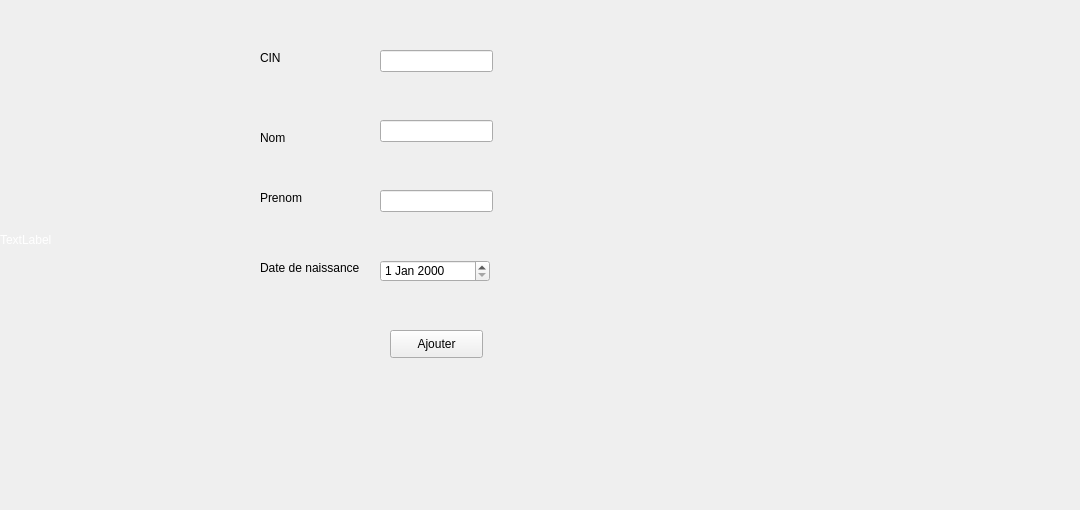
        <widget class="QWidget" name="tab_13">
         <attribute name="title">
          <string>Ajouter</string>
         </attribute>
         <widget class="QLineEdit" name="Cin_agent">
          <property name="geometry">
           <rect>
            <x>380</x>
            <y>50</y>
            <width>113</width>
            <height>22</height>
           </rect>
          </property>
          <property name="styleSheet">
           <string notr="true">QPushButton
{
background:qlineargradient(spread:pad, x1:0, y1:0, x2:1, y2:1, stop:0 rgba(176, 229, 153, 255), stop:1 rgba(255, 255, 255, 255));
}
QPushButton:hover
{
background:qlineargradient(spread:pad, x1:0, y1:0, x2:1, y2:1, stop:0 rgba(115, 137, 206, 255), stop:1 rgba(255, 255, 255, 255));
}</string>
          </property>
         </widget>
         <widget class="QLineEdit" name="Nom_agent">
          <property name="geometry">
           <rect>
            <x>380</x>
            <y>120</y>
            <width>113</width>
            <height>22</height>
           </rect>
          </property>
         </widget>
         <widget class="QLineEdit" name="Prenom_agent">
          <property name="geometry">
           <rect>
            <x>380</x>
            <y>190</y>
            <width>113</width>
            <height>22</height>
           </rect>
          </property>
         </widget>
         <widget class="QDateEdit" name="dateEdit_agent">
          <property name="geometry">
           <rect>
            <x>380</x>
            <y>260</y>
            <width>110</width>
            <height>22</height>
           </rect>
          </property>
         </widget>
         <widget class="QLabel" name="label_75">
          <property name="geometry">
           <rect>
            <x>260</x>
            <y>50</y>
            <width>55</width>
            <height>16</height>
           </rect>
          </property>
          <property name="text">
           <string>CIN </string>
          </property>
         </widget>
         <widget class="QLabel" name="label_76">
          <property name="geometry">
           <rect>
            <x>260</x>
            <y>130</y>
            <width>55</width>
            <height>16</height>
           </rect>
          </property>
          <property name="text">
           <string>Nom</string>
          </property>
         </widget>
         <widget class="QLabel" name="label_77">
          <property name="geometry">
           <rect>
            <x>260</x>
            <y>190</y>
            <width>55</width>
            <height>16</height>
           </rect>
          </property>
          <property name="text">
           <string>Prenom</string>
          </property>
         </widget>
         <widget class="QLabel" name="label_78">
          <property name="geometry">
           <rect>
            <x>260</x>
            <y>260</y>
            <width>101</width>
            <height>16</height>
           </rect>
          </property>
          <property name="text">
           <string>Date de naissance</string>
          </property>
         </widget>
         <widget class="QPushButton" name="Ajouter_agent">
          <property name="geometry">
           <rect>
            <x>390</x>
            <y>330</y>
            <width>93</width>
            <height>28</height>
           </rect>
          </property>
          <property name="text">
           <string>Ajouter</string>
          </property>
         </widget>
         <widget class="QLabel" name="label_pic6">
          <property name="geometry">
           <rect>
            <x>0</x>
            <y>-11</y>
            <width>1071</width>
            <height>501</height>
           </rect>
          </property>
          <property name="styleSheet">
           <string notr="true">QLabel{
 color: white;
  background: transparent;
}</string>
          </property>
          <property name="text">
           <string>TextLabel</string>
          </property>
         </widget>
         <zorder>label_pic6</zorder>
         <zorder>Cin_agent</zorder>
         <zorder>Nom_agent</zorder>
         <zorder>Prenom_agent</zorder>
         <zorder>dateEdit_agent</zorder>
         <zorder>label_75</zorder>
         <zorder>label_76</zorder>
         <zorder>label_77</zorder>
         <zorder>label_78</zorder>
         <zorder>Ajouter_agent</zorder>
        </widget>
